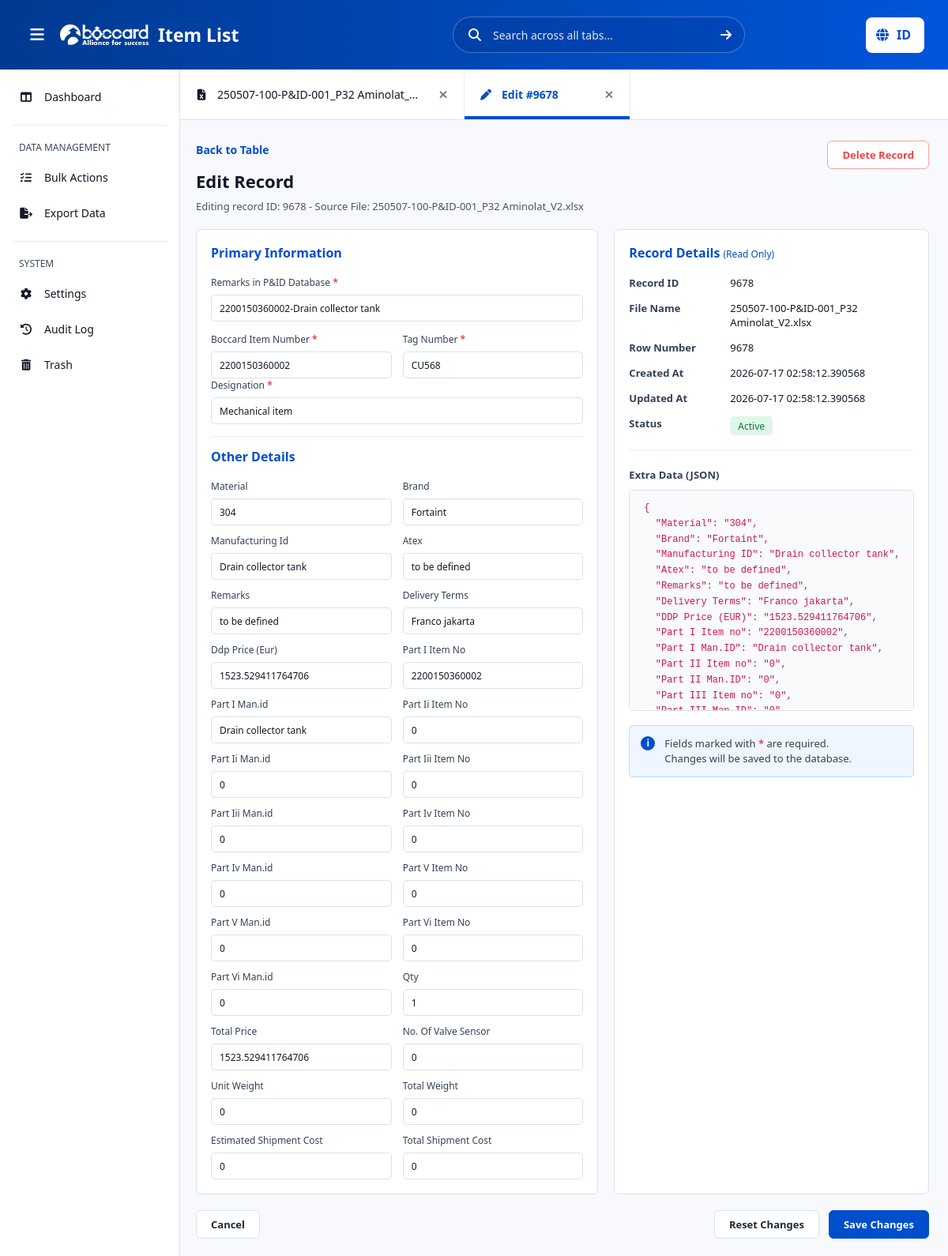
Page /edit/9678 on the committed database.
### tables this page shows
CREATE TABLE uploaded_files (
            id INTEGER PRIMARY KEY AUTOINCREMENT,
            original_name TEXT NOT NULL,
            stored_name TEXT NOT NULL,
            uploaded_at TEXT NOT NULL,
            status TEXT DEFAULT 'active'
        , tab_order INTEGER NOT NULL DEFAULT 0, deleted_at TEXT);

CREATE TABLE records (
            id INTEGER PRIMARY KEY AUTOINCREMENT,
            file_id INTEGER NOT NULL,
            remarks_in_pid TEXT,
            boccard_item_number TEXT,
            tag_number TEXT,
            designation TEXT,
            extra_data TEXT,
            created_at TEXT NOT NULL,
            updated_at TEXT NOT NULL
        );

### app/routes.py (the view, shortened to what this page needs)
    @app.route("/edit/<int:record_id>", methods=["GET", "POST"])
    def edit_record(record_id):
        record = get_record(record_id)
        if not record:
            flash("Record not found.")
            return redirect(url_for("index"))
        files = get_uploaded_files()
        selected_file = get_file_by_id(record["file_id"])
        if request.method == "GET":
            return render_template("edit.html", files=files, record=record, selected_file=selected_file, active_tab='edit')

### app/services/db_service.py (called while the page is built)
def _connect():
    conn = sqlite3.connect(DB_PATH)
    conn.row_factory = sqlite3.Row
    return conn

def get_uploaded_files():
    conn = _connect()
    files = conn.execute("SELECT * FROM uploaded_files WHERE status = 'active' ORDER BY tab_order ASC, id ASC").fetchall()
    conn.close()
    return [dict(file) for file in files]

def get_file_by_id(file_id):
    conn = _connect()
    file_row = conn.execute("SELECT * FROM uploaded_files WHERE id = ? AND status = 'active'", (file_id,)).fetchone()
    conn.close()
    return dict(file_row) if file_row else None

def get_record(record_id):
    conn = _connect()
    row = conn.execute(
        """
        SELECT records.*, uploaded_files.original_name, uploaded_files.uploaded_at, uploaded_files.status
        FROM records
        JOIN uploaded_files ON uploaded_files.id = records.file_id
        WHERE records.id = ?
        """,
        (record_id,),
    ).fetchone()
    conn.close()
    if not row:
        return None
    item = dict(row)
    item["extra_data"] = json.loads(item["extra_data"] or "{}")
    return item

### app/templates/edit.html
{% extends 'base.html' %}
{% block content %}
    <form class="edit-page" method="post" action="{{ url_for('edit_record', record_id=record.id) }}">
        <div class="edit-head">
            <div>
                <a class="back-link" href="{{ url_for('index', file_id=record.file_id) }}">Back to Table</a>
                <h2>Edit Record</h2>
                <p>Editing record ID: {{ record.id }} <span>-</span> Source File: {{ record.original_name }}</p>
            </div>
            <button class="outline-danger" type="submit" formaction="{{ url_for('delete_record_route', record_id=record.id) }}">
                Delete Record
            </button>
        </div>
        <div class="edit-grid">
            <section class="edit-card">
                <h3>Primary Information</h3>
                <label class="full-field">
                    <span>Remarks in P&amp;ID Database <b>*</b></span>
                    <input name="remarks_in_pid" value="{{ record.remarks_in_pid or '' }}" required>
                </label>
                <div class="field-row">
                    <label>
                        <span>Boccard Item Number <b>*</b></span>
                        <input name="boccard_item_number" value="{{ record.boccard_item_number or '' }}" required>
                    </label>
                    <label>
                        <span>Tag Number <b>*</b></span>
                        <input name="tag_number" value="{{ record.tag_number or '' }}" required>
                    </label>
                </div>
                <label class="full-field section-break">
                    <span>Designation <b>*</b></span>
                    <input name="designation" value="{{ record.designation or '' }}" required>
                </label>
                <h3>Other Details</h3>
                <div class="field-row">
                    {% for key, value in record.extra_data.items() %}
                        <label>
                            <span>{{ key|replace('_', ' ')|title }}</span>
                            <input name="extra_{{ key }}" value="{{ value }}">
                        </label>
                    {% endfor %}
                </div>
            </section>
            <section class="edit-card details-card">
                <h3>Record Details <small>(Read Only)</small></h3>
                <dl class="record-meta">
                    <dt>Record ID</dt>
                    <dd>{{ record.id }}</dd>
                    <dt>File Name</dt>
                    <dd>{{ record.original_name }}</dd>
                    <dt>Row Number</dt>
                    <dd>{{ record.id }}</dd>
                    <dt>Created At</dt>
                    <dd>{{ record.created_at|replace('T', ' ') }}</dd>
                    <dt>Updated At</dt>
                    <dd>{{ record.updated_at|replace('T', ' ') }}</dd>
                    <dt>Status</dt>
                    <dd><span class="status-pill">Active</span></dd>
                </dl>
                <h4>Extra Data (JSON)</h4>
                <pre class="json-preview">{
{% for key, value in record.extra_data.items() %}  "{{ key }}": "{{ value }}"{% if not loop.last %},{% endif %}
{% endfor %}}</pre>
                <div class="info-note">
                    <strong>i</strong>
                    <span>Fields marked with <b>*</b> are required.<br>Changes will be saved to the database.</span>
                </div>
            </section>
        </div>
        <div class="edit-actions">
            <a class="ghost-btn" href="{{ url_for('index', file_id=record.file_id) }}">Cancel</a>
            <div>
                <a class="ghost-btn" href="{{ url_for('edit_record', record_id=record.id) }}">Reset Changes</a>
                <button class="primary-btn" type="submit">Save Changes</button>
            </div>
        </div>
    </form>
{% endblock %}

### app/templates/base.html (shortened to what this page needs)
<!doctype html>
<html lang="en">
<head>
    <link rel="stylesheet" href="https://cdnjs.cloudflare.com/ajax/libs/font-awesome/6.5.2/css/all.min.css">
    <link rel="stylesheet" href="{{ url_for('static', filename='css/style.css') }}?v=15">
</head>
<body>
    {% set can_upload_workbook = files is not defined or files|length == 0 %}
    <div class="app-shell">
        <header class="topbar">
            <div class="brand">
                <button class="icon-button menu-button" type="button" aria-label="Menu" aria-expanded="true">
                    <i class="fa-solid fa-bars" aria-hidden="true"></i>
                </button>
                <img class="brand-logo" src="{{ url_for('static', filename='images/white-logo.png') }}" alt="Boccard Item List">
                <div>
                    <h1>Item List</h1>
                </div>
            </div>
            <form class="global-search" method="get" action="{{ url_for('index') }}">
                <i class="fa-solid fa-magnifying-glass" aria-hidden="true"></i>
                <input type="search" name="q" placeholder="Search across all tabs..." data-i18n-placeholder="searchAcrossTabs" value="{{ query|default('') }}">
                <button class="search-submit" type="submit" aria-label="Search" data-i18n-aria-label="search">
                    <i class="fa-solid fa-arrow-right" aria-hidden="true"></i>
                </button>
            </form>
            <div class="topbar-actions">
                <button id="languageToggle" class="language-toggle" type="button" aria-label="Switch language" data-i18n-aria-label="switchLanguage">
                    <i class="fa-solid fa-globe" aria-hidden="true"></i>
                    <span data-language-label>ID</span>
                </button>
            </div>
        </header>
        <div class="workspace">
            <aside class="sidebar">
                <nav class="side-nav">
                    <a href="{{ url_for('index') }}" class="side-link {% if active_tab == 'table' %}active{% endif %}"><i class="fa-solid fa-table-columns" aria-hidden="true"></i><span data-i18n="dashboard">Dashboard</span></a>
                </nav>
                <div class="side-divider"></div>
                <div class="side-label" data-i18n="dataManagement">DATA MANAGEMENT</div>
                <nav class="side-nav">
                    <a href="#" class="side-link" data-action="bulk-mode"><i class="fa-solid fa-list-check" aria-hidden="true"></i><span data-i18n="bulkActions">Bulk Actions</span></a>
                    {% if selected_file %}
                        <a href="{{ url_for('export_file_route', file_id=selected_file.id) }}" class="side-link"><i class="fa-solid fa-file-export" aria-hidden="true"></i><span data-i18n="exportData">Export Data</span></a>
                    {% else %}
                        <a href="#" class="side-link" data-action="needs-file"><i class="fa-solid fa-file-export" aria-hidden="true"></i><span data-i18n="exportData">Export Data</span></a>
                    {% endif %}
                </nav>
                <div class="side-divider"></div>
                <div class="side-label" data-i18n="system">SYSTEM</div>
                <nav class="side-nav">
                    <a href="{{ url_for('settings_route') }}" class="side-link {% if active_tab == 'settings' %}active{% endif %}"><i class="fa-solid fa-gear" aria-hidden="true"></i><span data-i18n="settings">Settings</span></a>
                    <a href="{{ url_for('audit_log_route') }}" class="side-link {% if active_tab == 'audit' %}active{% endif %}"><i class="fa-solid fa-clock-rotate-left" aria-hidden="true"></i><span data-i18n="auditLog">Audit Log</span></a>
                    <a href="{{ url_for('trash_route') }}" class="side-link {% if active_tab == 'trash' %}active{% endif %}"><i class="fa-solid fa-trash-can" aria-hidden="true"></i><span data-i18n="trash">Trash</span></a>
                </nav>
            </aside>
            <main class="main-area">
                <nav id="pageTabs" class="file-tabs" aria-label="Page tabs" tabindex="-1">
                    {% if selected_file %}
                        <div class="file-tab {% if active_tab == 'table' %}active{% endif %}" data-tab-id="file:{{ selected_file.id }}" data-tab-kind="file">
                            <a class="tab-link" href="{{ url_for('index', file_id=selected_file.id) }}">
                                <i class="fa-solid fa-file-excel" aria-hidden="true"></i>
                                <span>{{ selected_file.original_name }}</span>
                            </a>
                            <button type="button" class="tab-close" data-delete-file-id="{{ selected_file.id }}" aria-label="Delete file">
                                <i class="fa-solid fa-xmark" aria-hidden="true"></i>
                            </button>
                        </div>
                    {% endif %}
                    {% if active_tab == 'edit' and record is defined and record %}
                        <div class="file-tab active" data-tab-id="edit:{{ record.id }}" data-tab-kind="edit" data-edit-id="{{ record.id }}" data-edit-file-id="{{ record.file_id }}" data-edit-title="Edit #{{ record.id }}" data-edit-url="{{ url_for('edit_record', record_id=record.id) }}">
                            <a class="tab-link" href="{{ url_for('edit_record', record_id=record.id) }}">
                                <i class="fa-solid fa-pen" aria-hidden="true"></i>
                                <span>Edit #{{ record.id }}</span>
                            </a>
                            <button type="button" class="tab-close" data-close-edit-tab="edit:{{ record.id }}" aria-label="Close edit tab">
                                <i class="fa-solid fa-xmark" aria-hidden="true"></i>
                            </button>
                        </div>
                    {% endif %}
                </nav>
                <section class="content-scroll">
                    {% block content %}{% endblock %}
                </section>
            </main>
        </div>
    </div>
</body>
</html>

### rows in the picture
uploaded_files: original_name "250507-100-P&ID-001_P32 Aminolat_…", original_name "250507-100-P&ID-001_P32 Aminolat_V2.xlsx"
records: id "9678", remarks_in_pid "2200150360002-Drain collector tank", boccard_item_number "2200150360002", tag_number "CU568", designation "Mechanical item", created_at "2026-07-17 02:58:12.390568", updated_at "2026-07-17 02:58:12.390568"

### other values in the picture
{{ key|replace('_', ' ')|title }} "Material" "Brand" "Manufacturing Id" "Atex" "Remarks" "Delivery Terms" "Ddp Price (Eur)" "Part I Item No" "Part I Man.id" "Part Ii Item No" "Part Ii Man.id" "Part Iii Item No" "Part Iii Man.id" "Part Iv Item No" "Part Iv Man.id" "Part V Item No" "Part V Man.id" "Part Vi Item No" "Part Vi Man.id" "Qty" "Total Price" "No. Of Valve Sensor" "Unit Weight" "Total Weight" "Estimated Shipment Cost" "Total Shipment Cost"
{{ key }} "Material" "Brand" "Manufacturing ID" "Atex" "Remarks" "Delivery Terms" "DDP Price (EUR)" "Part I Item no" "Part I Man.ID" "Part II Item no" "Part II Man.ID" "Part III Item no"
{{ value }} "304" "Fortaint" "Drain collector tank" "to be defined" "to be defined" "Franco jakarta" "1523.529411764706" "2200150360002" "Drain collector tank" "0" "0" "0"
